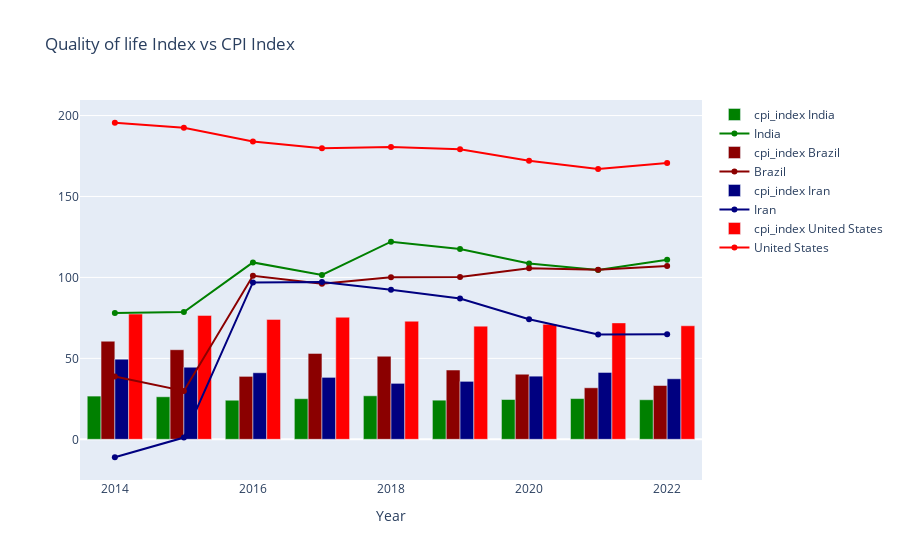

Write notebook code for a chart like this one.
### Markdown cell above
## Comparing quality_of_life_index with cpi_index

### Code cell
fig = go.Figure()
for country_name in countries_list:
    fig.add_trace(
        go.Bar(
            x=df[country_name].index,
            y=df[country_name]["cpi_index"],
            name="cpi_index " + country_name,
            marker_color=country_colors[country_name],
        )
    )
    fig.add_trace(
        go.Scatter(
            x=df[country_name].index,
            y=df[country_name]["quality_of_life_index"],
            mode="lines+markers",
            name=country_name,
            marker_color=country_colors[country_name],
        )
    )

fig.update_layout(
    title_text="Quality of life Index vs CPI Index", barmode="group", xaxis_title="Year"
)
fig.show()

### Figure 1 — Plotly figure (JSON) as saved in the notebook; plotly's stock layout.template omitted (floating-point values rounded to 4 significant figures)
{"data": [{"marker": {"color": "green"}, "name": "cpi_index India", "type": "bar", "x": [2014, 2015, 2016, 2017, 2018, 2019, 2020, 2021, 2022], "y": [26.7, 26.27, 24.14, 25.08, 26.88, 24.17, 24.58, 25.16, 24.43]}, {"marker": {"color": "green"}, "mode": "lines+markers", "name": "India", "type": "scatter", "x": [2014, 2015, 2016, 2017, 2018, 2019, 2020, 2021, 2022], "y": [78.01, 78.6, 109.3, 101.5, 122.1, 117.5, 108.6, 104.5, 111.0]}, {"marker": {"color": "darkred"}, "name": "cpi_index Brazil", "type": "bar", "x": [2014, 2015, 2016, 2017, 2018, 2019, 2020, 2021, 2022], "y": [60.6, 55.33, 38.88, 53.07, 51.33, 42.8, 40.22, 31.82, 33.24]}, {"marker": {"color": "darkred"}, "mode": "lines+markers", "name": "Brazil", "type": "scatter", "x": [2014, 2015, 2016, 2017, 2018, 2019, 2020, 2021, 2022], "y": [38.76, 29.84, 101.0, 96.15, 100.1, 100.3, 105.6, 104.7, 107.0]}, {"marker": {"color": "navy"}, "name": "cpi_index Iran", "type": "bar", "x": [2014, 2015, 2016, 2017, 2018, 2019, 2020, 2021, 2022], "y": [49.51, 44.53, 41.12, 38.26, 34.56, 35.8, 39.01, 41.34, 37.39]}, {"marker": {"color": "navy"}, "mode": "lines+markers", "name": "Iran", "type": "scatter", "x": [2014, 2015, 2016, 2017, 2018, 2019, 2020, 2021, 2022], "y": [-11.08, 1.069, 96.93, 97.17, 92.43, 87.02, 74.14, 64.73, 64.89]}, {"marker": {"color": "red"}, "name": "cpi_index United States", "type": "bar", "x": [2014, 2015, 2016, 2017, 2018, 2019, 2020, 2021, 2022], "y": [77.39, 76.53, 74.08, 75.42, 72.95, 69.91, 71.05, 71.92, 70.13]}, {"marker": {"color": "red"}, "mode": "lines+markers", "name": "United States", "type": "scatter", "x": [2014, 2015, 2016, 2017, 2018, 2019, 2020, 2021, 2022], "y": [195.5, 192.5, 184.0, 179.7, 180.6, 179.2, 172.1, 167.0, 170.7]}], "layout": {"barmode": "group", "title": {"text": "Quality of life Index vs CPI Index"}, "xaxis": {"title": {"text": "Year"}}}}
